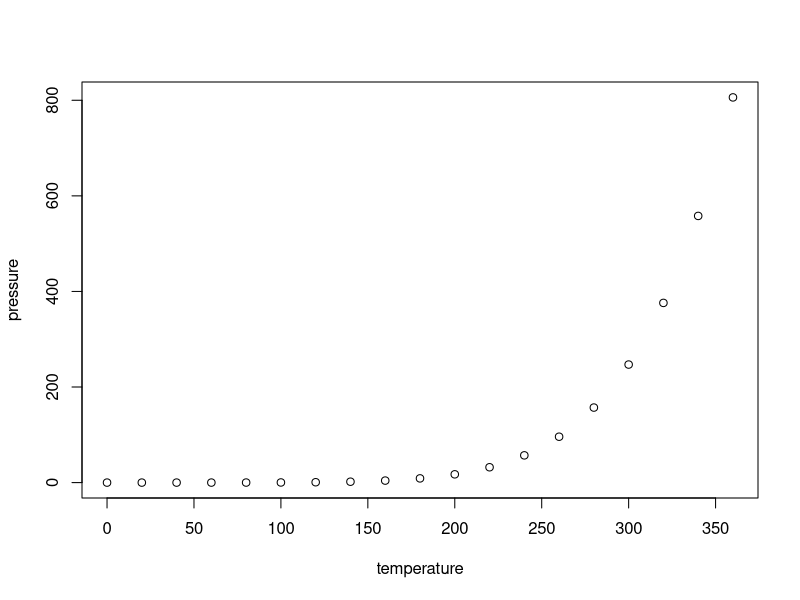
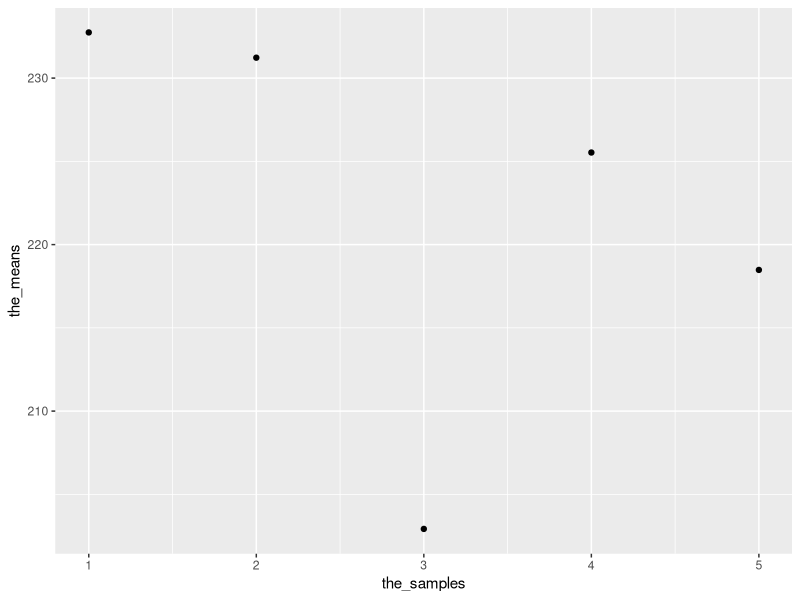
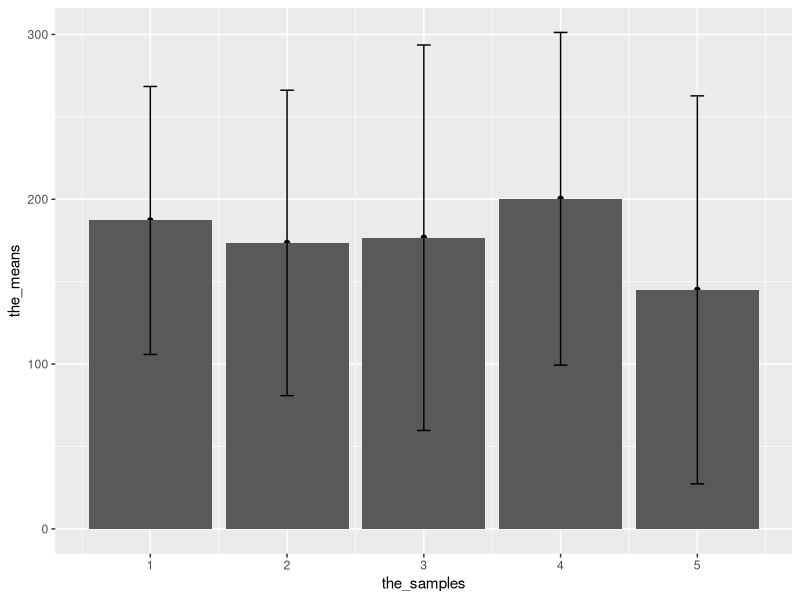

Generate these figures, in order, with R: (Note: this script raises an error after producing the figures.)
## ---- chunk 1
knitr::opts_chunk$set(echo = TRUE)
## ---- chunk 2
summary(cars)
## ---- chunk 3
plot(pressure)
## ---- chunk 4
library(dplyr)  


my_data <- data.frame(observations = rnorm(25*5, 200, 100),
                      the_samples = rep(1:5, each=25))

my_means <- my_data %>%
  group_by(the_samples) %>%
  summarise(the_means = mean(observations))

library(ggplot2)
 
ggplot(my_means, aes(x = the_samples, y = the_means))+
  geom_point()





## ---- chunk 5
  

#create simulated data
my_data <- data.frame(observations = rnorm(25*5, 200, 100),
                      the_samples = rep(1:5, each=25))



#analyzye the data, get descriptive statistics
my_means <- my_data %>%
  group_by(the_samples) %>%
  summarise(the_means = mean(observations),
            standard_deviation = sd(observations)
            )
    

#plot 
ggplot(my_means, aes(x = the_samples, y = the_means))+
  geom_point()+
geom_bar(stat="identity")+
geom_errorbar(aes(ymin = the_means - standard_deviation,
                    ymax = the_means + standard_deviation),
                width = .10)



## ---- chunk 6
a <- c(2,5,10,50,100)
my_data <- data.frame(sample_data = rnorm(10000, 10, 5))
                    
sample(sample_data)





